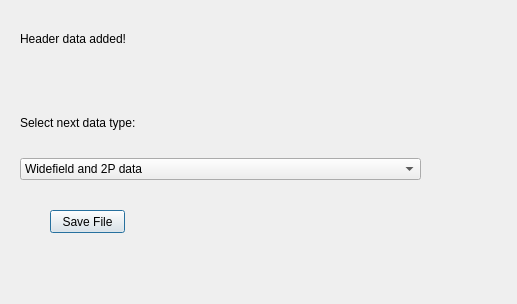
<?xml version="1.0" encoding="UTF-8"?>
<ui version="4.0">
 <class>Dialog</class>
 <widget class="QDialog" name="Dialog">
  <property name="geometry">
   <rect>
    <x>0</x>
    <y>0</y>
    <width>517</width>
    <height>304</height>
   </rect>
  </property>
  <property name="windowTitle">
   <string>Dialog</string>
  </property>
  <widget class="QWidget" name="gridLayoutWidget">
   <property name="geometry">
    <rect>
     <x>20</x>
     <y>9</y>
     <width>401</width>
     <height>171</height>
    </rect>
   </property>
   <layout class="QGridLayout" name="gridLayout">
    <item row="1" column="0">
     <widget class="QLabel" name="HeaderDataAdded">
      <property name="text">
       <string>Header data added!</string>
      </property>
     </widget>
    </item>
    <item row="3" column="0">
     <widget class="QLabel" name="SelectNextDataType">
      <property name="text">
       <string>Select next data type:</string>
      </property>
     </widget>
    </item>
    <item row="2" column="0">
     <spacer name="horizontalSpacer">
      <property name="orientation">
       <enum>Qt::Horizontal</enum>
      </property>
      <property name="sizeHint" stdset="0">
       <size>
        <width>40</width>
        <height>20</height>
       </size>
      </property>
     </spacer>
    </item>
    <item row="4" column="0">
     <widget class="QComboBox" name="DataTypeSelector">
      <item>
       <property name="text">
        <string>Widefield and 2P data</string>
       </property>
      </item>
      <item>
       <property name="text">
        <string>Matlab file with multiple timeseries</string>
       </property>
      </item>
     </widget>
    </item>
   </layout>
  </widget>
  <widget class="QPushButton" name="SaveBtn">
   <property name="geometry">
    <rect>
     <x>50</x>
     <y>210</y>
     <width>75</width>
     <height>23</height>
    </rect>
   </property>
   <property name="text">
    <string>Save File</string>
   </property>
  </widget>
 </widget>
 <resources/>
 <connections/>
</ui>
